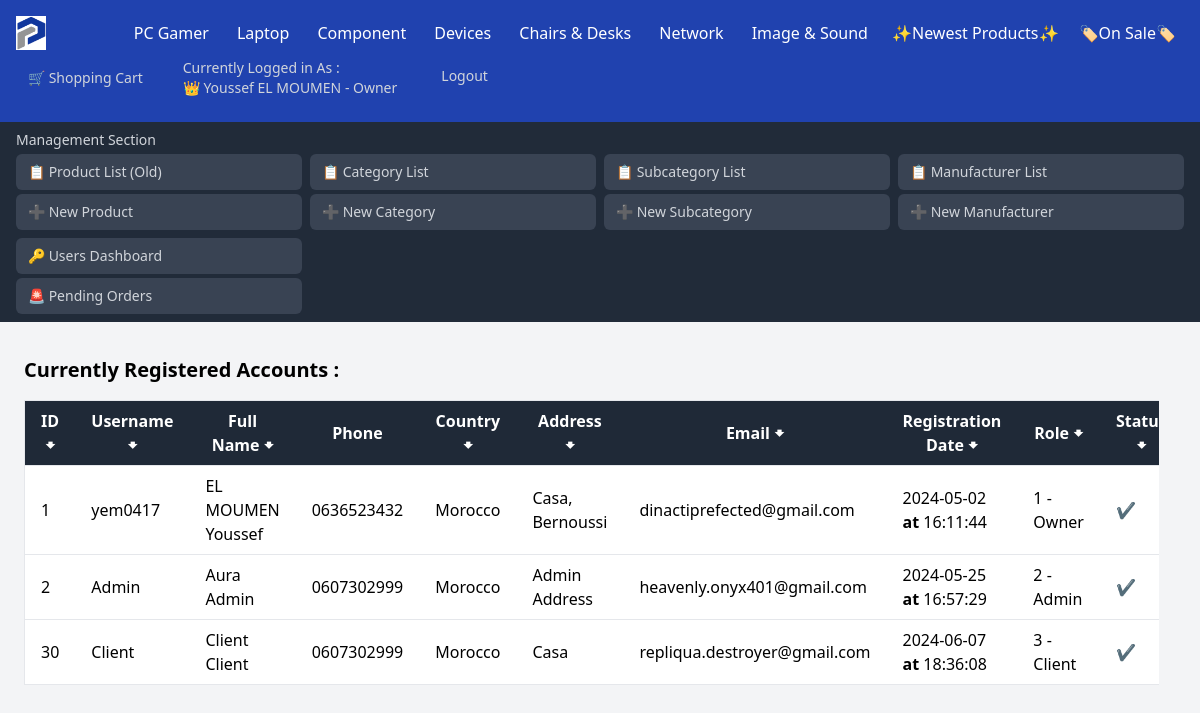
/User/User_Management.php (signed in), run on the app's committed database.
### tables this page shows
CREATE TABLE `categories` (
  `Category_ID` int NOT NULL AUTO_INCREMENT,
  `Category_Name` varchar(100) DEFAULT 'Unspecified',
  `Category_Desc` varchar(2000) DEFAULT NULL,
  PRIMARY KEY (`Category_ID`),
  UNIQUE KEY `UC_Category_Name` (`Category_Name`),
  UNIQUE KEY `Category_Name` (`Category_Name`)
);

CREATE TABLE `users` (
  `User_ID` int NOT NULL AUTO_INCREMENT,
  `User_Username` varchar(255) DEFAULT NULL,
  `User_FirstName` varchar(255) DEFAULT NULL,
  `User_LastName` varchar(255) DEFAULT NULL,
  `User_Phone` varchar(255) DEFAULT NULL,
  `User_Country` varchar(255) DEFAULT NULL,
  `User_Address` varchar(255) DEFAULT NULL,
  `User_Email` varchar(255) DEFAULT NULL,
  `User_Password` varchar(255) DEFAULT NULL,
  `User_RegisterationDate` timestamp NULL DEFAULT CURRENT_TIMESTAMP,
  `User_Role` enum('Owner','Admin','Client') NOT NULL DEFAULT 'Client',
  `Account_Status` varchar(255) DEFAULT 'Unlocked',
  PRIMARY KEY (`User_ID`),
  UNIQUE KEY `User_Username` (`User_Username`)
);

### User/User_Management.php (the view, shortened to what this page needs)
<!DOCTYPE html>
<html lang="en">
<head>
    <?php
    include_once ("../DB_Connexion.php");
    if (isset($_SESSION['User_ID'])) {
        $User_ID = $_SESSION['User_ID'];
        $Users = "SELECT User_ID, User_Role, User_FirstName, User_LastName FROM Users WHERE User_ID = :User_ID";
        $pdoUsers = $connexion->prepare($Users);
        $pdoUsers->execute([':User_ID' => $User_ID]);
        $User = $pdoUsers->fetch(PDO::FETCH_ASSOC);
        $User_FullName = $User['User_FirstName'] . ' ' . $User['User_LastName'];
        $User_Role = $User['User_Role'];
    } else {
        $User_Role = 'Client';
    }
    $Categories = "SELECT Category_ID, Category_Name FROM Categories ORDER BY Category_ID ASC";
    $pdoCategories = $connexion->prepare($Categories);
    $pdoCategories->execute();
    $Categories = $pdoCategories->fetchAll(PDO::FETCH_ASSOC);
    $Users = "SELECT User_ID, User_Username , User_FirstName, User_LastName, User_Phone , User_Country , User_Address ,
                     User_Email , User_RegisterationDate ,  User_Role , Account_Status
                     FROM Users";
    $pdoUsers = $connexion->prepare($Users);
    $pdoUsers->execute();
    $Users = $pdoUsers->fetchall(PDO::FETCH_ASSOC);
    ?>
</head>
<body class="bg-gray-100">
    <nav class="bg-blue-800 text-white">
        <div class="flex flex-wrap justify-between items-center p-4">
            <a href=".././"><img src="../Logo.png" alt="Logo" id="Logo"></a>
            <div class="flex grid-cols-4 gap-1">
                <?php foreach ($Categories as $Category): ?>
                    <?php if ($Category['Category_Name'] !== 'Unspecified'):
                        ?>
                        <div class="relative category">
                            <a href=".././?id=<?php echo $Category['Category_ID'] ?>&Type=Category&Name=<?php echo str_replace(' ', '', $Category['Category_Name']) ?>"
                                class="px-3 py-2 hover:bg-gray-700"><?php echo $Category['Category_Name']; ?></a>
                        </div>
                    <?php endif; ?>
                <?php endforeach; ?>
                <div><a href="./../?Status=New" class="px-2 py-2 hover:bg-yellow-700">✨Newest Products✨</a></div>
                <div><a href="./../?Status=Discount" class="px-2 py-2 hover:bg-yellow-700">🏷️On Sale🏷️</a></div>
            </div>
            <div class="flex space-x-4">
                <?php if (isset($_SESSION['User_ID'])):
                    if ($User_Role === 'Owner') {
                        $Emoji = '👑';
                    } elseif ($User_Role === 'Admin') {
                        $Emoji = '👨‍💼';
                    } else {
                        $Emoji = '💼';
                    }
                    ?>
                    <a href="../User/User_ShoppingCart.php"
                        class="flex items-center text-gray-300 hover:bg-green-700 px-3 py-2 rounded-md text-sm font-medium">
                        🛒 Shopping Cart
                    </a>
                    <a class="text-gray-300 hover:bg-blue-700 px-3 py-2 rounded-md text-sm font-medium"
                        href="User_Modify.php?id=<?php echo $User_ID; ?>&FullName=<?php echo urlencode($User_FullName); ?>">Currently
                        Logged in As : <br><span><?php echo $Emoji . ' ' . $User_FullName ?> -
                            <?php echo $User_Role ?></span></a>
                    <a href="../User/User_Logout.php"
                        class="text-gray-300 hover:bg-red-700 px-4 py-4 rounded-md text-sm font-medium">Logout</a>
                <?php endif; ?>
            </div>
        </div>
        <?php if (!empty($_SESSION['User_ID']) || !empty($_SESSION['User_Role'])): ?>
            <?php if ($User['User_Role'] !== 'Client') { ?>
                <div class="bg-gray-800 text-white py-2 px-4">
                    <h6 class="text-sm font-medium text-gray-300 mb-1">Management Section</h6>
                    <div class="grid grid-cols-2 md:grid-cols-4 gap-2">
                        <div class="space-y-1">
                            <a href="../Product/Products_List.php"
                                class="block bg-gray-700 hover:bg-blue-600 px-3 py-2 rounded-md text-sm font-medium text-gray-300 transition duration-300">📋
                                Product List (Old)</a>
                            <a href="../Product/Products_Add.php"
                                class="block bg-gray-700 hover:bg-blue-600 px-3 py-2 rounded-md text-sm font-medium text-gray-300 transition duration-300">➕
                                New Product</a>
                        </div>
                        <div class="space-y-1">
                            <a href="../Category/Categories_List.php"
                                class="block bg-gray-700 hover:bg-blue-600 px-3 py-2 rounded-md text-sm font-medium text-gray-300 transition duration-300">📋
                                Category List</a>
                            <a href="../Category/Categories_Add.php"
                                class="block bg-gray-700 hover:bg-blue-600 px-3 py-2 rounded-md text-sm font-medium text-gray-300 transition duration-300">➕
                                New Category</a>
                        </div>
                        <div class="space-y-1">
                            <a href="../Category/SubCategories/SubCategories_List.php"
                                class="block bg-gray-700 hover:bg-blue-600 px-3 py-2 rounded-md text-sm font-medium text-gray-300 transition duration-300">📋
                                Subcategory List</a>
                            <a href="Category/SubCategories/SubCategories_Add.php"
                                class="block bg-gray-700 hover:bg-blue-600 px-3 py-2 rounded-md text-sm font-medium text-gray-300 transition duration-300">➕
                                New Subcategory</a>
                        </div>
                        <div class="space-y-1">
                            <a href="../Manufacturer/Manufacturers_List.php"
                                class="block bg-gray-700 hover:bg-blue-600 px-3 py-2 rounded-md text-sm font-medium text-gray-300 transition duration-300">📋
                                Manufacturer List</a>
                            <a href="../Manufacturer/Manufacturers_Add.php"
                                class="block bg-gray-700 hover:bg-blue-600 px-3 py-2 rounded-md text-sm font-medium text-gray-300 transition duration-300">➕
                                New Manufacturer</a>
                        </div>
                        <div class="space-y-1">
                            <?php if ($User['User_Role'] === 'Owner') { ?>
                                <a href="../User/User_Management.php"
                                    class="block bg-gray-700 hover:bg-blue-600 px-3 py-2 rounded-md text-sm font-medium text-gray-300 transition duration-300">🔑
                                    Users Dashboard</a>
                            <?php } ?>
                            <a href="../User/User_GlobalOrders.php"
                                class="block bg-gray-700 hover:bg-blue-600 px-3 py-2 rounded-md text-sm font-medium text-gray-300 transition duration-300">🚨
                                Pending Orders <?php
                                $Order_Pending = "SELECT Order_ID FROM Orders WHERE  Order_Status NOT IN ('Cancelled By User', 'Cancelled by Management') ";
                                $pdostmt = $connexion->prepare($Order_Pending);
                                $pdostmt->execute();
                                $Order_Count = $pdostmt->rowCount();
                                ?> <span style="color : red"><?php if ($Order_Count > 0) {
                                     echo '(' . $Order_Count . ')';
                                 } ?></span></a>
                        </div>
                    </div>
                </div>
            <?php } ?>
        <?php endif; ?>
    </nav>
    <div id="BigContainer">
        <div class="container mx-auto p-6">
            <div class="content-wrapper">
                <h1 class="text-xl font-semibold mb-4">Currently Registered Accounts :</h1>
                <div class="overflow-x-auto">
                    <table class="min-w-full bg-white border border-gray-200">
                        <thead class="bg-gray-800 text-white">
                            <tr>
                                <th class="py-2 px-4 border-b " onclick="sortTable(0)">ID <span
                                        class="cursor-pointer">🠻</span></th>
                                <th class="py-2 px-4 border-b " onclick="sortTable(1)">Username <span
                                        class="cursor-pointer">🠻</span></th>
                                <th class="py-2 px-4 border-b " onclick="sortTable(2)">Full Name <span
                                        class="cursor-pointer">🠻</span></th>
                                <th class="py-2 px-4 border-b">Phone</th>
                                <th class="py-2 px-4 border-b " onclick="sortTable(4)">Country <span
                                        class="cursor-pointer">🠻</span></th>
                                <th class="py-2 px-4 border-b " onclick="sortTable(5)">Address <span
                                        class="cursor-pointer">🠻</span></th>
                                <th class="py-2 px-4 border-b" onclick="sortTable(6)">Email <span
                                        class="cursor-pointer">🠻</span></th>
                                <th class="py-2 px-4 border-b " onclick="sortTable(7)">Registration Date <span
                                        class="cursor-pointer">🠻</span></th>
                                <th class="py-2 px-4 border-b " onclick="sortTable(8)">Role <span
                                        class="cursor-pointer">🠻</span></th>
                                <th class="py-2 px-4 border-b " onclick="sortTable(9)">Status <span
                                        class="cursor-pointer">🠻</span></th>
                            </tr>
                        </thead>
                        <tbody>
                            <?php foreach ($Users as $User):
                                $User_FullName = $User['User_LastName'] . ' ' . $User['User_FirstName'];
                                $Registration_Date = date('Y-m-d', strtotime($User["User_RegisterationDate"])) . '<b> at </b>' . date('H:i:s', strtotime($User["User_RegisterationDate"]));
                                if ($User['User_Role'] === 'Owner') {
                                    $User_Role_Level = '1 - ' . $User['User_Role'];
                                } elseif ($User['User_Role'] === 'Admin') {
                                    $User_Role_Level = '2 - ' . $User['User_Role'];
                                } else {
                                    $User_Role_Level = '3 - ' . $User['User_Role'];
                                }
                                ?>
                                <tr class="border-b hover:bg-gray-100">
                                    <td class="py-2 px-4"><?php echo $User['User_ID']; ?></td>
                                    <td class="py-2 px-4"><?php echo $User['User_Username']; ?></td>
                                    <td class="py-2 px-4"><?php echo $User_FullName; ?></td>
                                    <td class="py-2 px-4"><?php echo $User['User_Phone']; ?></td>
                                    <td class="py-2 px-4"><?php echo $User['User_Country']; ?></td>
                                    <td class="py-2 px-4"><?php echo $User['User_Address']; ?></td>
                                    <td class="py-2 px-4"><?php echo $User['User_Email']; ?></td>
                                    <td class="py-2 px-4"><?php echo $Registration_Date; ?></td>
                                    <td class="py-2 px-4"><?php echo $User_Role_Level; ?></td>
                                    <td class="py-2 px-4"><?php if ($User['Account_Status'] === '🔒 Locked') { ?>🔒
                                        <?php } else { ?>✔️<?php }
                                    ; ?>
                                    </td>
                                </tr>
                            <?php endforeach; ?>
                        </tbody>
                    </table>
                </div>
            </div>
        </div>
    </div>
</body>
</html>

### User/User_Management.php (style rules this page uses)
#BigContainer { position: absolute; width : 100%; margin-left: -5%; }
#Logo { width: 30px; height: 34px; }
nav { height: auto; position: fixed; width: 100%; z-index: 1000; margin-bottom: auto; opacity: 99%; }
body { background-color: #e4e8f3; }
.container { display: flex; flex-direction: column; min-height: 100vh; width: 90%; max-width: 1500px; justify-content: space-between; }
.content-wrapper { flex: 1; margin-top: 0; padding-top: 10px; width: 110%; }

### data on the page
categories: Category_Name "PC Gamer"
categories: Category_Name "Laptop"
categories: Category_Name "Component"
categories: Category_Name "Devices"
categories: Category_Name "Chairs & Desks"
categories: Category_Name "Network"
categories: Category_Name "Image & Sound"
users: User_Role "👑", User_FullName "Youssef EL MOUMEN", User_Role "Owner", User_ID "1", User_Username "yem0417", User_FullName "EL MOUMEN Youssef", User_Phone "0636523432", User_Country "Morocco", User_Address "Casa, Bernoussi", User_Email "dinactiprefected@gmail.com", User_RegisterationDate "2024-05-02", User_RegisterationDate "16:11:44", User_Role "1 - Owner"
users: User_ID "2", User_Username "Admin", User_FullName "Aura Admin", User_Phone "0607302999", User_Country "Morocco", User_Address "Admin Address", User_Email "heavenly.onyx401@gmail.com", User_RegisterationDate "2024-05-25", User_RegisterationDate "16:57:29", User_Role "2 - Admin"
users: User_ID "30", User_Username "Client", User_FullName "Client Client", User_Phone "0607302999", User_Country "Morocco", User_Address "Casa", User_Email "repliqua.destroyer@gmail.com", User_RegisterationDate "2024-06-07", User_RegisterationDate "18:36:08", User_Role "3 - Client"
